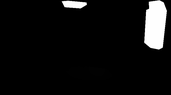
#> input picture Test/LapPicVision/Example Data/OrganicChemistryLab_Insta_Screenshot - 2019-04-11T215822.251.png, 171 x 95 px, shrunk from 709 x 393 before the run
$ jupyter execute EDA_Images_and_Mask.ipynb
#> lines starting #> are read from the running program, lines starting #| are printed output that depends on the picture; after the words box and inside, x2 and y2 are one past the last pixel; in counts of white or black regions, pixels touching at a corner belong together; long printed decimals are rounded; pictures that were not available may be replaced by others from this repository, and a replacement may not be noted
[cell 1]
import cv2
import os
import pandas as pd
import numpy as np

[cell 2]
img_folder = 'Example Data/'
img_name = 'OrganicChemistryLab_Insta_Screenshot - 2019-04-11T215822.251.png'

file = os.path.join(img_folder, img_name)
print("File: ", file)

ImgMask=cv2.imread(file)
#> ImgMask is the input picture: shape (95, 171, 3); min 0, max 255, mean 16.2

df_describe = pd.DataFrame(ImgMask[:,:,0])
#> df_describe = table of 95 rows and 171 columns
df_describe.describe()
#> Out = table of 8 rows and 171 columns

[cell 3]
df_describe = pd.DataFrame(ImgMask[:,:,1])
df_describe.describe()
#> Out = table of 8 rows and 171 columns

[cell 4]
df_describe = pd.DataFrame(ImgMask[:,:,2])
df_describe.describe()
#> Out = table of 8 rows and 171 columns

[cell 5]
img_name = 'OrganicChemistryLab_Insta_Screenshot - 2019-04-11T215822.251.jpg'

file = os.path.join(img_folder, img_name)
print("File: ", file)

Img=cv2.imread(file)
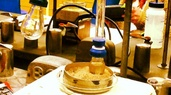
#> input picture Test/LapPicVision/Example Data/OrganicChemistryLab_Insta_Screenshot - 2019-04-11T215822.251.jpg, 171 x 95 px, shrunk from 709 x 393 before the run
#> Img is the input picture: shape (95, 171, 3); mean B, G, R 78.9, 128.2, 158.1

df_describe = pd.DataFrame(Img[:,:,0])
df_describe.describe()
#> Out = table of 8 rows and 171 columns

[cell 6]
cv2.imshow('Mask', ImgMask)
cv2.waitKey(0)
cv2.destroyAllWindows()

[cell 7]
nonzero = np.count_nonzero(ImgMask)
#> nonzero = 5385
zero = ImgMask[np.where(ImgMask == 0)].size
#> zero = 43350
total_params = ImgMask.shape[0]*ImgMask.shape[1]*ImgMask.shape[2]
#> total_params = 48735

print("Nonzero count: ", nonzero)
#| Nonzero count:  5385
print("Zero count: ", zero)
#| Zero count:  43350

print("Dimensions: ", ImgMask.shape)
#| Dimensions:  (95, 171, 3)
print("Total number of pixels: ", total_params)
#| Total number of pixels:  48735
assert total_params == zero + nonzero

[cell 8]
# paths
path = "../../Skin_Anatomical_Image_Dataset/images/PXL_20230208_042411932/masks/PXL_20230208_042411932.png"
mask=cv2.imread(path)
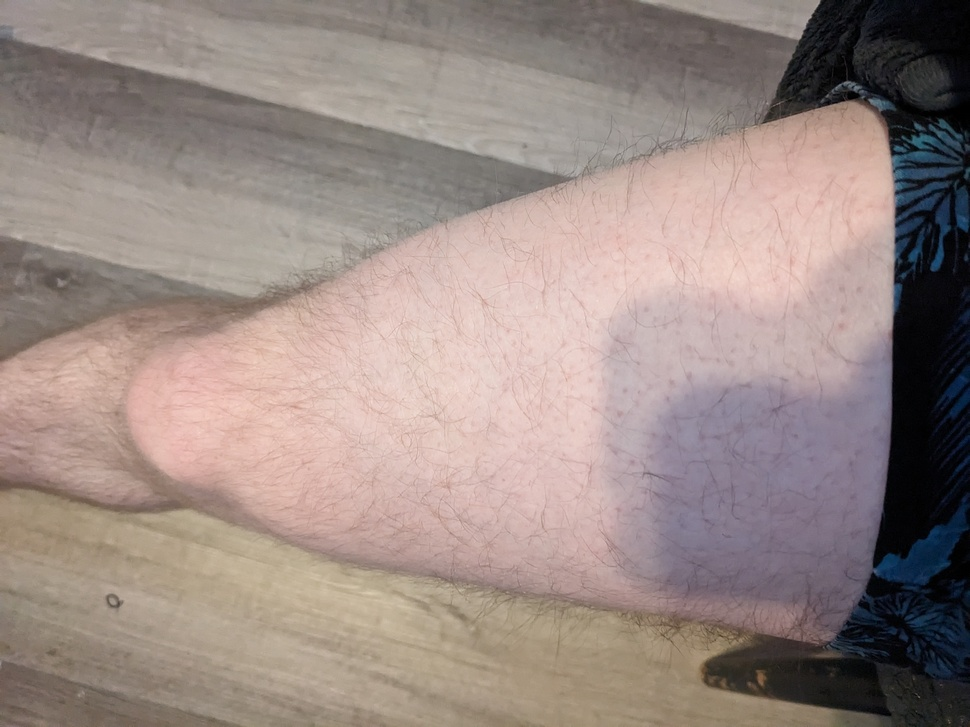
#> input picture Skin_Anatomical_Image_Dataset/original_images_concat/PXL_20230208_042411932.jpg, 970 x 727 px, shrunk from 4032 x 3024 before the run, given in place of PXL_20230208_042411932.png, which was not available
#> mask is the input picture: shape (727, 970, 3); mean B, G, R 132.7, 138.2, 153.9
ImgMask = mask

# df_describe = pd.DataFrame(mask[:,:,2])
# df_describe.describe()

nonzero = np.count_nonzero(ImgMask)
#> nonzero = 2111908
zero = ImgMask[np.where(ImgMask == 0)].size
#> zero = 3662
total_params = ImgMask.shape[0]*ImgMask.shape[1]*ImgMask.shape[2]
#> total_params = 2115570

print("Nonzero count: ", nonzero)
#| Nonzero count:  2111908
print("Zero count: ", zero)
#| Zero count:  3662

print("Dimensions: ", ImgMask.shape)
#| Dimensions:  (727, 970, 3)
print("Total number of pixels: ", total_params)
#| Total number of pixels:  2115570
assert total_params == zero + nonzero

[cell 9]
masks1 = "../../Skin_Anatomical_Image_Dataset/simple_image_config/masks/PXL_20230208_042411932.png"

Vessel =  cv2.imread(masks1).max(axis=2) # perhaps switch custom_masks[idx] with custom_imgs[idx] to match image
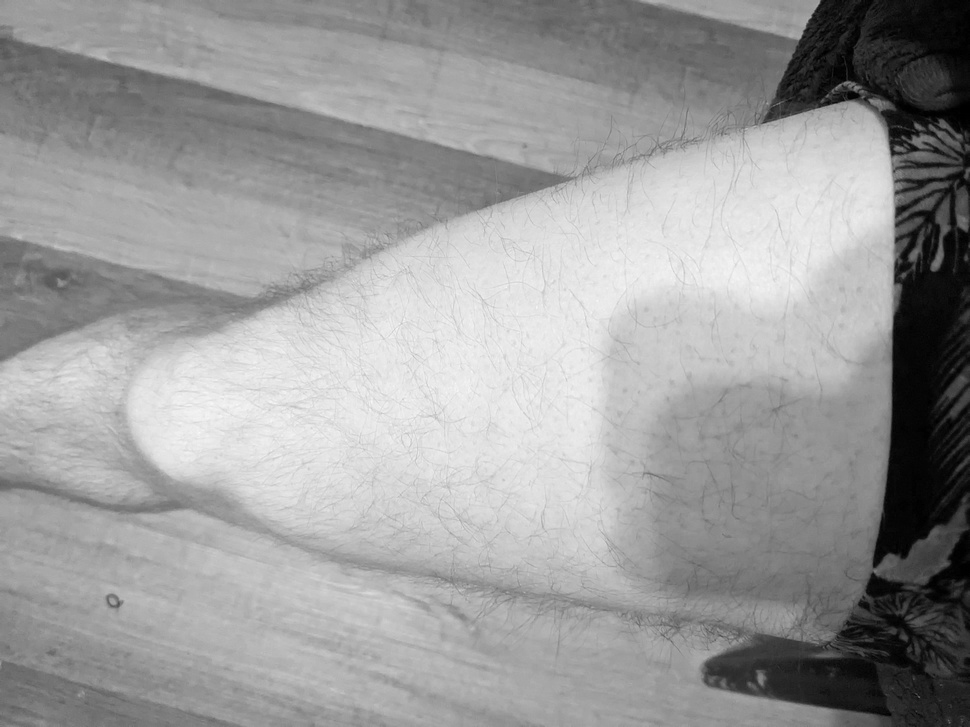
#> Vessel: shape (727, 970); min 0, max 250, mean 155.7
Vessel[Vessel > 0] = 1
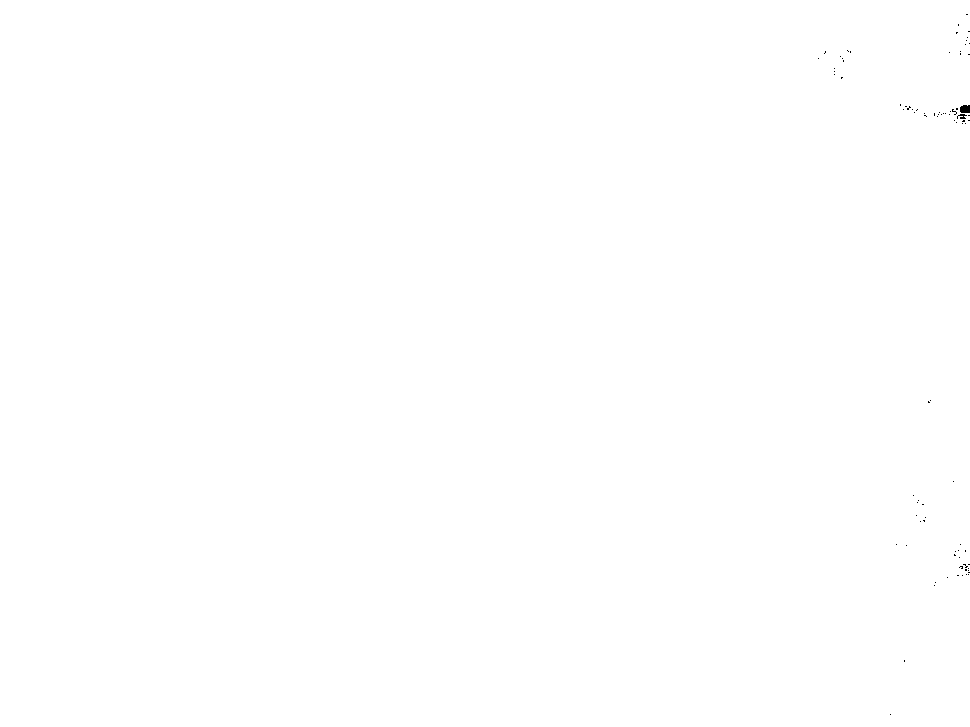
#> Vessel: shape (727, 970); values 0 (black) and 1 (white), 100% white; 87 black regions (85 under 20 px), largest, box (x1, y1, x2, y2) and area: (960, 105, 970, 113) 74, (957, 114, 967, 119) 29
print(Vessel.shape)
#| (727, 970)


# .max(axis=2)

df_describe = pd.DataFrame(Vessel[:,:])
#> df_describe = table of 727 rows and 970 columns
df_describe.describe()
#> Out = table of 8 rows and 970 columns

[cell 10]
not0 = np.count_nonzero(Vessel)
#> not0 = 704928
total = Vessel.size
#> total = 705190
NanVal = np.isnan(Vessel).sum()
#> NanVal = 0

print("num0: ", not0, ", total: ", total, ", nan: ", NanVal)
#| num0:  704928 , total:  705190 , nan:  0
print(not0/total)
#| 0.9996
